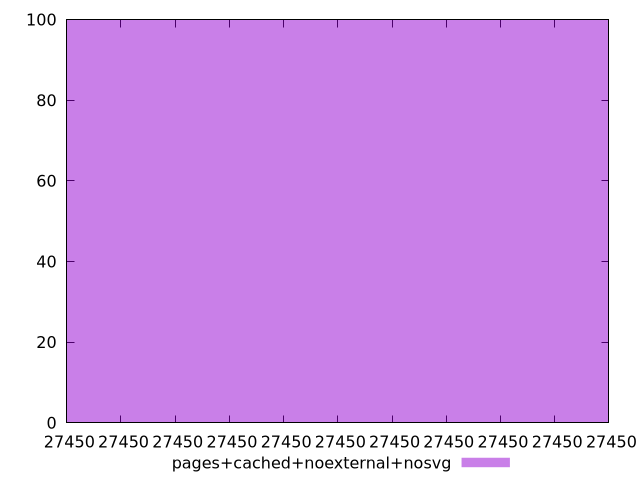

The gnuplot source for this figure:
$_pagesCachedNoexternalNosvg <<EOF
27450 100
EOF
set key outside below
set terminal pngcairo
set output "report_00006_2020-11-02T20-21-41.718Z/uses-webp-images/pages+cached+noexternal+nosvg//raw_hist.png"
set yrange [0:100]
set boxwidth 0.1
set style fill transparent solid 0.5 noborder
plot $_pagesCachedNoexternalNosvg title "pages+cached+noexternal+nosvg" with boxes ,
